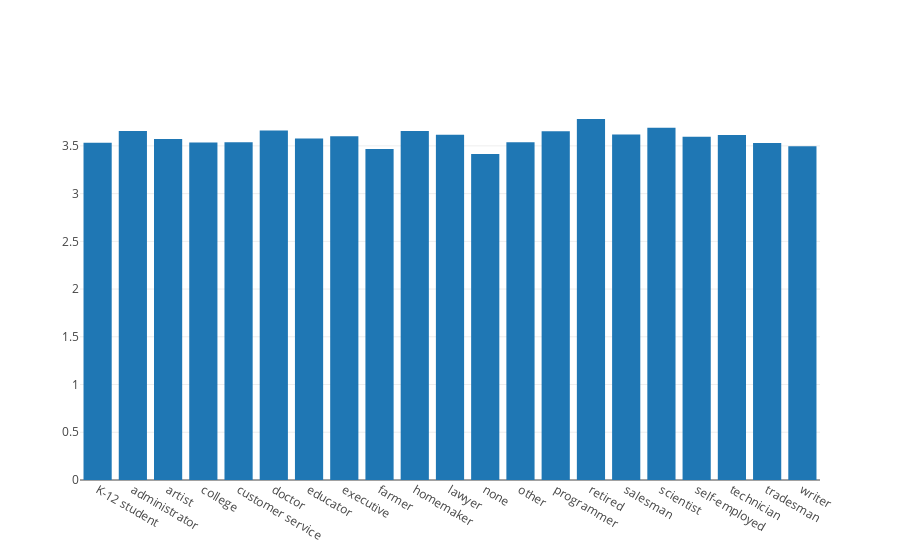

Notebook code for this chart:
### Code cell
data = [go.Bar(
            x=ratingByOccupationIndex['Occupation_name'],
            y=ratingByOccupationIndex['Rating']['mean']
    )]
pyo.offline.iplot(data, filename='basic-bar')

### Figure 1 — Plotly figure (JSON) as saved in the notebook; plotly's stock layout.template omitted (floating-point values rounded to 4 significant figures)
{"data": [{"type": "bar", "x": ["K-12 student", "administrator", "artist", "college", "customer service", "doctor", "educator", "executive", "farmer", "homemaker", "lawyer", "none", "other", "programmer", "retired", "salesman", "scientist", "self-employed", "technician", "tradesman", "writer"], "y": [3.533, 3.657, 3.573, 3.537, 3.538, 3.662, 3.577, 3.6, 3.467, 3.657, 3.617, 3.414, 3.538, 3.654, 3.782, 3.618, 3.69, 3.597, 3.614, 3.53, 3.497]}], "layout": {}}
